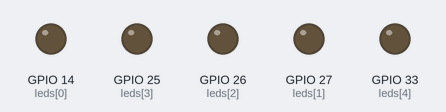
This sketch was run on a simulated ESP32. Shown: output pins drawn as LEDs (lit = HIGH).

Above: at 0.15 s.
At 129.51 s:
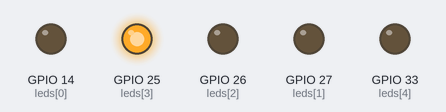
Timing chart, 0 to 129.8 s (numbered marks = the images above):
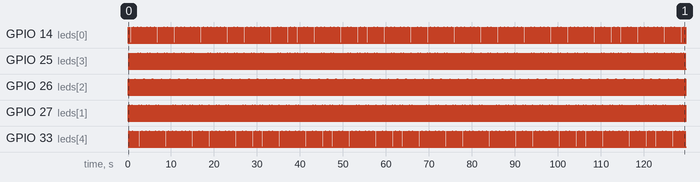

Measured:
- by itself, GPIO 14 (leds[0]): repeats every 0.44 s: LOW 0.36 s, HIGH 0.02 s, LOW 0.04 s, HIGH 0.02 s
- by itself, GPIO 25 (leds[3]): repeats every 0.44 s: LOW 0.12 s, HIGH 0.02 s, LOW 0.28 s, HIGH 0.02 s
- by itself, GPIO 26 (leds[2]): alternates HIGH for 0.02 s and LOW for 0.20 s
- by itself, GPIO 27 (leds[1]): repeats every 0.44 s: LOW 0.28 s, HIGH 0.02 s, LOW 0.12 s, HIGH 0.02 s
- by itself, GPIO 33 (leds[4]): repeats every 0.44 s: LOW 0.04 s, HIGH 0.02 s, LOW 0.36 s, HIGH 0.02 s

The sketch:

LedsTurnOnOff.ino
```cpp
//Definir el arreglo de leds
const int leds[5] = {14, 27, 26, 25, 33};

void setup() {
  //Definir los pines como salida
  for (int i = 0;i<=4;i++){
    pinMode(leds[i],OUTPUT);
  }
}

void loop() {
  //Ciclo para enceder los leds uno por uno.
  for(int i = 0;i< 5;i++){
    digitalWrite(leds[i],HIGH);
    delay(20);
    digitalWrite(leds[i],LOW);
    delay(20);
  }
  //Un pequeño retardo.
  delay(20);
  //Ciclo para apagar los leds en modo descendente
   for(int i = 4;i>=0;i--){
    digitalWrite(leds[i],HIGH);
    delay(20);
    digitalWrite(leds[i],LOW);
    delay(20);
  }
  delay(20);
}
```
